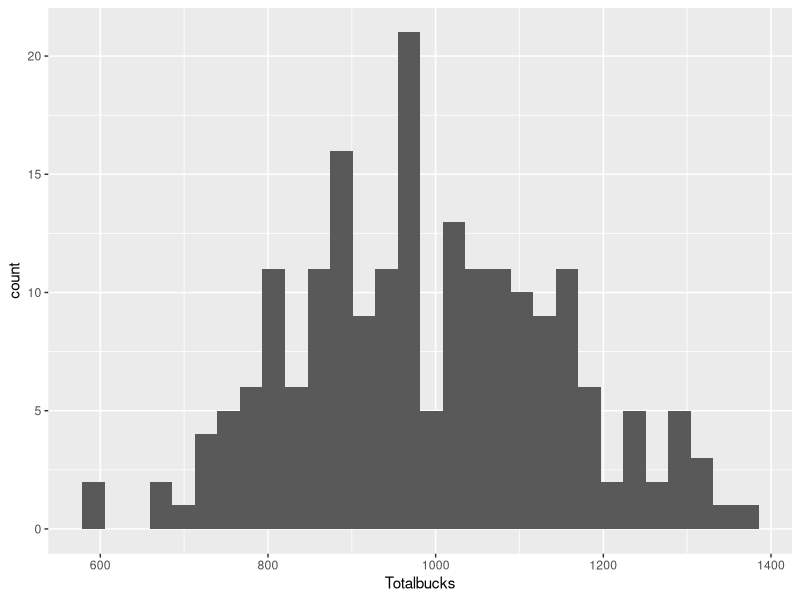

This figure's R source: (Note: this script raises an error after producing the figure.)
require(plyr)
require(ggplot2)

setwd('/Users/ginaschmalzle/Documents/Craig_R')

# This is the number of shoes I theoreticallyy bought 
# last year divided by the total number of shoes in 
# the store (multiply by 100 and you get the 
# percentage of shoes I bought compared
# to the total number in the store).
R <- 0.01
# Assign the total number of iterations for sampled datasets
it <- 200
# Assign year 2 budget 
bd = 1000
# Assign number of shoes
nshoe1 <- 1000            # Number of shoes in the store in year 1
meanprice1 <- 100         # Mean price of shoes in year 1
pricesd1 <- 50            # Std of price in shoes in year 1

nshoe2 <- 1400            # Number of shoes in the store in year 2
meanprice2 <- 120         # Mean price of shoes in year 2          
pricesd2 <- 40            # Std of price in shoes in year 2
#############################################################################

# Create dummy dataframes
# The dummy dataframe has a number of shoes (n), mean price, and Stdev. of price
makedata <- function (numberofshoes, dm, sdv){
 # Assign number of shoes 
 df <- data.frame(shoes = seq(1:numberofshoes))
 # Assign random # of bucks for each shoe
 df$bucks <-  rnorm(n = numberofshoes, mean = dm, sd = sdv)
 return (df)
}

# Functions for make a sample dataframe
sampleme <- function(dataframe, samplerate){
  # Generate a subsample of shoe numbers, then take the associated
  # bucks and stick them into sdf.
  sdf <- data.frame(shoes=sample(dataframe$shoes, size = (samplerate*nrow(dataframe))))
  sdf <- merge(sdf,dataframe,all.x=TRUE)
  return (sdf)
}

# Take samples and store them in one big dataframe that contains the iteration number
storesamples<-function(iteration, df, sr){
  for (iter in 1:iteration){
    sdf <- sampleme(dataframe = df, samplerate=sr)
    sdf$index <- iter
    ifelse(iter == 1, allsdf <-sdf, allsdf <-rbind(allsdf,sdf))
  } 
  return(allsdf)
}

# Figure out how many shoes I can buy
shoesIcanbuy <- function(dataframe,mypurse){
  numofshoepairs <- 0
  while (mypurse > 0)  {
    Shoe.pair<-dataframe[sample(nrow(dataframe),1),] # Pick a random pair of shoes
    if (mypurse >= Shoe.pair$bucks){                 # As long as I have enough money in my purse
      mypurse<-mypurse-Shoe.pair$bucks               # Buy a pair of shoes and subtract them from my budget
      numofshoepairs <- numofshoepairs + 1           # Record the number of shoes I bought
    } 
    else {
      break
    }
  }
  return(numofshoepairs)                             # Return the number of shoes I bought
}

# Figure out how many shoes in the store I can buy given last year's budget.
how_many_shoes_in_store_I_bought <- function(dataframe, summarya, it){
  numofshoepairs <- array()                                   # Declare an array
  for (i in 1:nrow(summarya)) {                               # Use each row in summarya as my starting budget
    mypurse<-summarya[i,2]
    for (j in 1:(2*it)){                                          # Figure out how many shoes I bought with each starting budget
      numofshoepairs[j] <- shoesIcanbuy(dataframe, mypurse)
    }
    numofshoepairs.df<-data.frame(Shoes=numofshoepairs)
    ifelse(i==1, numofshoepairs.masterdf<-numofshoepairs.df, 
           numofshoepairs.masterdf<-rbind(numofshoepairs.masterdf,numofshoepairs.df))
  }
  return(numofshoepairs.masterdf)
}

##############################################
# END OF FUNCTIONS
##############################################

# Now for the questions...
##############################################
# QUESTION 1
##############################################
# In year 1, there were nshoe1 number of shoes in the store, that had a mean price of
# meanprice1, and a price standard deviation of pricesd1.  How much money do I have to 
# spend if I purchase 1% (R = 0.01) of the store's inventory?
##############################################

# First, make a fake dataset 
# makedata takes three inputs: number of shoes, mean, and sd)
# shoesinstore1 is a dataframe
shoesinstore1 <- makedata(nshoe1, meanprice1, pricesd1)

# moneyIspent collects R (in this case 1%) shoes of the store's inventory
# and figures out how much money I spent in each case.
moneyIspent <- storesamples(it,shoesinstore1,R)

## Summarize output
# summarya provides the mean, median, 1st and 3rd quartiles, and min and max money 
# I spent given the samples in moneyIspent.
summarya <- ddply(moneyIspent, .(index), summarize, Totalbucks = floor(sum(bucks)))

# Plot a histogram of the money I spent
(ggplot(summarya, aes(x=Totalbucks))
 + geom_histogram()
)

#Print a summary of the amount of money I could spend. 
summary(summarya$Totalbucks)

##############################################
# QUESTION 2
##############################################
# In year 2, I was given the same amount of money I spent in year 1 as my budget.  
# What percentage of the store's inventory I can buy in year 2, 
# given the amount of money I spent in year 1?  
# Hint:  I will take the sampled money I spent last year and figure out 
# how many shoes I can buy with that money.
##############################################

# Make another dataset for year 2 
shoesinstore2 <- makedata(nshoe2, meanprice2, pricesd2)
# Collect information on how many shoes I bought, and the corresponding
# Percentage of how many shoes I bought in the store.
numofshoepairs.masterdf <- how_many_shoes_in_store_I_bought(shoesinstore2,summarya,it)
# Calculate a percent by taking the number of shoes I bought and dividing it by the corresponding 
# Number of shoes in the store, and multiplying by 100.
numofshoepairs.masterdf$Percent<-(numofshoepairs.masterdf$Shoes/nrow(shoesinstore2))*100

# Plot a histogram of the percentage of shoes in the store I bought 
(ggplot(numofshoepairs.masterdf, aes(x=Percent))
 + geom_histogram(aes(y=..density..), fill="gray", color="black", binwidth = .1)
 + theme_bw()
# + geom_density(color="red")
 + geom_vline(x=mean(numofshoepairs.masterdf$Percent), color="blue")
)

# Print summary of the percentage of shoes I bought from the store
summary(numofshoepairs.masterdf$Percent)

# Print summary of the number of shoes I bought given my budget.
summary(numofshoepairs.masterdf$Shoes)
